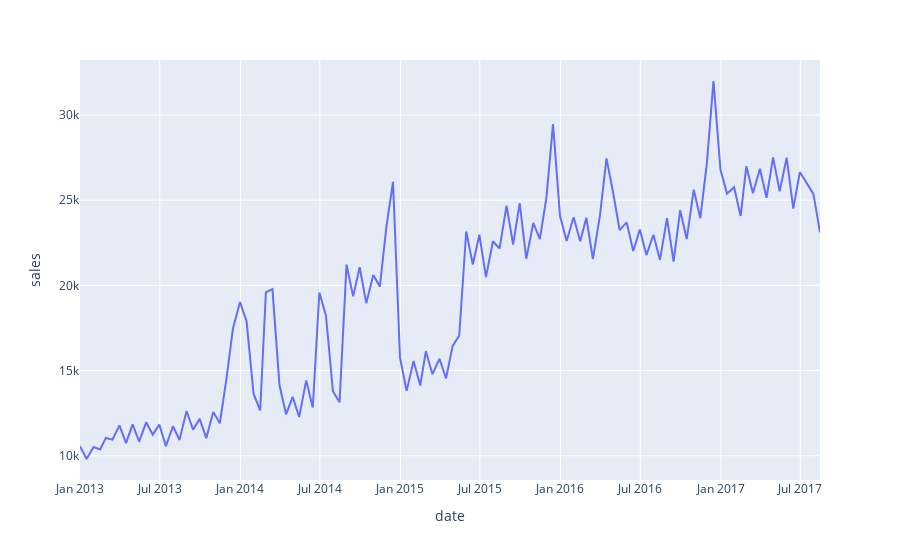

Here is the notebook cell this chart was saved with:
### Code cell
import plotly.express as px
fig = px.line(df_cant_ventas_semana, x=df_cant_ventas_semana.index, y='sales')
fig.show()
